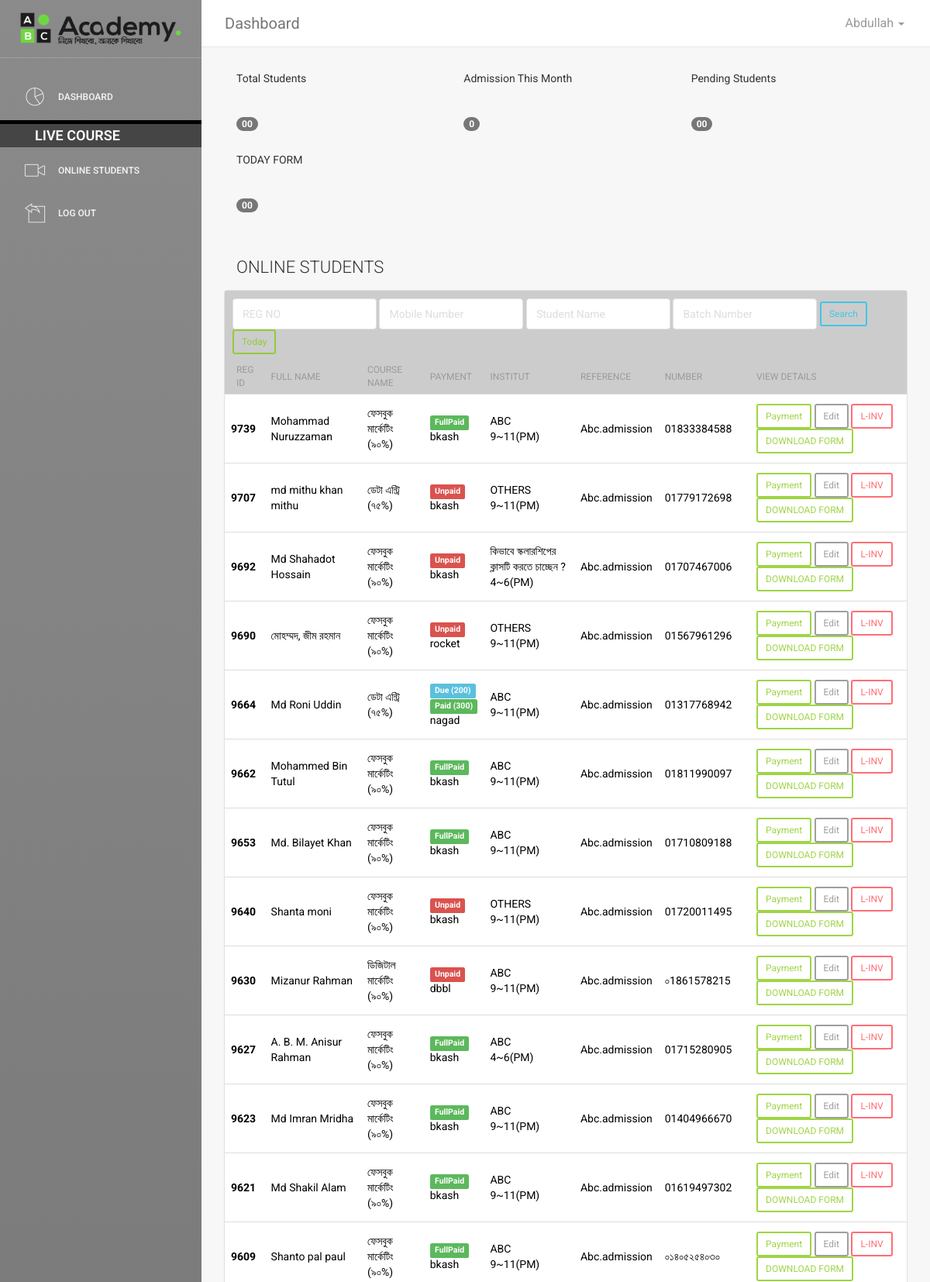
/online-academy/admin/online-students.php (signed in, upper part), run on the app's committed database.
### tables this page shows
CREATE TABLE `staff` (
  `stf_user_id` int(11) NOT NULL,
  `stf_id` varchar(20) NOT NULL,
  `stf_name` text DEFAULT NULL,
  `stf_pass` text DEFAULT NULL,
  `stf_type` int(11) DEFAULT NULL,
  `stf_phone` text DEFAULT NULL,
  `stf_email` text DEFAULT NULL,
  `stf_sex` int(11) DEFAULT NULL,
  `stf_joining_date` text DEFAULT NULL,
  `stf_facebook` text DEFAULT NULL,
  `stf_desiganation` text DEFAULT NULL,
  `stf_online_offline` int(11) NOT NULL,
  `stf_address` text DEFAULT NULL,
  `stf_notes` text DEFAULT NULL,
  `stf_discription` varchar(500) DEFAULT NULL,
  `stf_photo` text DEFAULT NULL
);

CREATE TABLE `online_students` (
  `st_id` int(11) NOT NULL,
  `st_name` text DEFAULT NULL,
  `st_father_name` text DEFAULT NULL,
  `st_mother_name` text DEFAULT NULL,
  `st_email` text DEFAULT NULL,
  `st_phone` text DEFAULT NULL,
  `st_pass` text DEFAULT NULL,
  `st_join_date` text DEFAULT NULL,
  `st_join_day` text DEFAULT NULL,
  `st_join_month` text DEFAULT NULL,
  `st_join_year` text DEFAULT NULL,
  `st_address` text DEFAULT NULL,
  `st_division` text DEFAULT NULL,
  `st_region` text DEFAULT NULL,
  `st_db` text DEFAULT NULL,
  `st_nid` text DEFAULT NULL,
  `st_course_name` text DEFAULT NULL,
  `st_course_duration` text DEFAULT NULL,
  `st_time_shdl` text NOT NULL,
  `st_it_firm` text NOT NULL,
  `st_course_result` int(11) DEFAULT NULL,
  `st_sex` int(11) DEFAULT NULL,
  `st_note` text DEFAULT NULL,
  `st_batch_number` int(11) DEFAULT NULL,
  `st_facebook` text DEFAULT NULL,
  `st_payment_method` text DEFAULT NULL,
  `st_payment_paid` int(11) DEFAULT NULL,
  `st_payment_fullpaid` int(11) DEFAULT NULL,
  `st_payment_status` int(11) DEFAULT NULL,
  `st_payment_invoice` int(11) DEFAULT NULL,
  `st_education` text DEFAULT NULL,
  `st_certificate` text DEFAULT NULL,
  `st_registration_number` int(15) DEFAULT NULL,
  `st_reference_name` text DEFAULT NULL,
  `st_photo` text DEFAULT NULL
);

CREATE TABLE `online_courses` (
  `oc_id` int(11) NOT NULL,
  `oc_name` text DEFAULT NULL,
  `oc_name_short` text DEFAULT NULL,
  `oc_short_discription` varchar(200) DEFAULT NULL,
  `oc_duration` text DEFAULT NULL,
  `oc_orginal_fee` int(11) DEFAULT NULL,
  `oc_discunt_fee` int(11) DEFAULT NULL,
  `oc_discunt_percent` text DEFAULT NULL,
  `oc_date` text DEFAULT NULL,
  `oc_status` int(11) DEFAULT NULL,
  `oc_visibility` int(11) DEFAULT NULL
);

### online-academy/connection.inc.php (called while the page is built, shortened)
<?php
$servername = "localhost";
$username = "abcacademy_usr";
$password = "=*QD@v8!+,Ln";
$dbname = "abcacademy_abcdb";
$con = mysqli_connect($servername, $username, $password, $dbname);
$con->set_charset('utf8');
$day = date('d');
$year = date('Y');
$month =  date('m');
$site_link = 'https://www.abcacademy.net';
	 if(isset($_SESSION['abca_sa_signed_in']) AND $_SESSION['abca_sa_signed_in'] == true)
	{
	$queryv = mysqli_query($con,"SELECT * FROM staff  inner join
	desiganation
	on
	staff.stf_desiganation = desiganation.d_id where stf_id = '{$_SESSION['abca_sa_user_id']}'");
	while ($rowc = mysqli_fetch_array($queryv)) {
	$di_stf_name = $rowc['stf_name'];
	}
	}
	function student_count_author($reference,$command,$sday= '0',$smonth = '0',$syear = '2020'){
	global $con,$day,$month,$year;
if($reference == 'Abc-Acadamy'){$ref = "where st_id > 0";}else {$ref = "where st_reference_name = '".$reference."'";}
	if($command == 'all'){
	$query = mysqli_query($con,"SELECT * FROM online_students {$ref}  AND st_payment_status = '1'");
	$cnt = mysqli_num_rows($query);
	return sprintf('%02d', $cnt);
	}
	if($command == 'today_form'){
	$query = mysqli_query($con,"SELECT * FROM online_students {$ref} AND st_join_day = '".$day."'  AND st_join_month = '".$month."' AND st_join_year = '".$year."'");
	$cnt = mysqli_num_rows($query);
	return sprintf('%02d', $cnt);
	}
	if($command == 'pending_admission'){
	$query = mysqli_query($con,"SELECT * FROM online_students {$ref}  AND st_payment_status = '0'");
	$cnt = mysqli_num_rows($query);
	return sprintf('%02d', $cnt);
	}
	}
?>

### online-academy/admin/online-students.php (the view, shortened to what this page needs)
<?php include('header.php');
    	$page = (int) (!isset($_GET["page"]) ? 1 : $_GET["page"]);
    	$limit = 50;
    	$startpoint = ($page * $limit) - $limit;
$admnb = 'admin';
?>
        <div class="content">
		 <div class="container-fluid">
<div class="card-block">
                                                        <div class="row">
                                                            <div class="col-lg-4 col-xl-3 col-sm-12">
                                                                <div class="badge-box">
                                                                    <div class="sub-title">Total Students
                                                                    </div>
                                                                    <div>
                                                                      <h2>  <label class="badge badge-primary">
																	  <?php echo student_count_author($admnb,'all') ;?>
																	  </label>
                                                                </h2>
                                                                    </div>
                                                                </div>
                                                            </div>
                                                            <div class="col-lg-4 col-xl-3 col-sm-6">
                                                                  <div class="badge-box">
                                                                    <div class="sub-title">Admission This Month
                                                                    </div>
                                                                    <div>
                                                                      <h2>  <label class="badge badge-success">
																	  <?php echo round(get_counselor_amount_collection($admnb,0,'this_month_Collection')/1000);?>
																	  </label>
                                                                </h2>
                                                                    </div>
                                                                </div>
                                                            </div>
                                                            <div class="col-lg-4 col-xl-3 col-sm-6">
                                                                <div class="badge-box">
                                                                    <div class="sub-title">Pending Students
                                                                    </div>
                                                                    <div>
                                                                      <h2>  <label class="badge badge-danger">
																	  <?php echo student_count_author($admnb,'pending_admission') ;?>
																	  </label>
                                                                </h2>
                                                                    </div>
                                                                </div>
                                                            </div>
                                                            <div class="col-lg-4 col-xl-3 col-sm-6">
                                                                  <div class="badge-box">
                                                                    <div class="sub-title">TODAY FORM
                                                                    </div>
                                                                    <div>
                                                                      <h2>  <label class="badge badge-primary">
																	  <?php echo student_count_author($admnb,'today_form') ;?>
																	  </label>
                                                                </h2>
                                                                    </div>
                                                                </div>
                                                            </div>
                                                        </div>
                                                    </div>
                <div class="row">
                    <div class="col-sm-12">
                        <div class="page-title-box">
                            <h4 class="page-title">ONLINE STUDENTS</h4>
                        </div>
                    </div>
                </div>
                <div class="row">
                   <div class="col-12">
                        <div class="card">
                            <div class="card-body">
								    <section>
      <div class="">
	 <div class="" style="color:black;">
	<div class="row p-2 mb-2 m-1" style="background:#ccc; padding-top:10px; padding-left:10px;">
	 <form class="form-inline" method="post" name="searchfrm">
	 <div class="form-group"><input type="text" placeholder="REG NO" name="REG_no" class="form-control"/> </div>
	 <div class="form-group">  <input type="text" placeholder="Mobile Number" name="Mobile"class="form-control"/>
	 <input type="text" placeholder="Student Name" name="Student_Name" class="form-control">
	 <input type="text" placeholder="Batch Number" name="Batch_Number" 	 class="form-control"></div>
	 <input type="submit" name="subserch" class="btn btn-info btn-transparent btn-theme-colored btn-sm" value="Search" />
	 <input type="submit" name="subtodayserch" class="btn btn-success btn-transparent btn-theme-colored btn-sm"  value="Today" />
	 </form>
	 </div>
          <div data-example-id="hoverable-table" class="bs-example">
		  <table class="table table-hover">
		  <thead style="background:#ccc;">
		  <tr> <th>REG ID</th> <th>Full Name</th> <th>Course Name</th> <th>Payment</th> <th>Institut</th><th>Reference</th><th>Number</th> <th>View Details</th></tr> </thead>
		  <tbody>
		<?php
		$Serch_setment = '';
		$setment_today = '';
		$author = $_SESSION['abca_sa_user_id'];
		if($author == 'Abc-Acadamy' OR $author == 'Rahim'  OR $author == 'Fahim' OR $di_stf_desiganation == 11 or $di_stf_desiganation == 7){
		$author_setment = "where st_id > 0";
		}else {$author_setment = "where st_reference_name = '$author'";}
		   $query = mysqli_query($con,"SELECT * FROM online_students INNER JOIN online_courses on online_students.st_course_name = online_courses.oc_id $author_setment  $Serch_setment  $setment_today  order by st_id DESC LIMIT {$startpoint}, {$limit}");
		   while ($row = mysqli_fetch_array($query)) {
$st_payment_paid = $row['st_payment_paid'];
$oc_discunt_fee = $row['oc_discunt_fee'];
$unpaidamount = $oc_discunt_fee-$st_payment_paid;
	echo '<tr>
		  <th scope="row">'.$row ['st_registration_number'].'</th>
		  <td>'.$row ['st_name'].'</td>
		  <td>'.$row ['oc_name'].'</td>
		  <td>';
		 if($row ['st_payment_status']== '1'){
			if($st_payment_paid < $oc_discunt_fee ){
			  echo '<span class="label label-info">Due ('.$unpaidamount .')</span><br><span class="label label-success">Paid ('.$st_payment_paid .')</span>';
			  }else {
				  echo '<span class="label label-success">FullPaid</span>';
			  }
			 }else{
				  echo '<span class="label label-danger">Unpaid</span>';
			  }
		  echo '<br>'.$row ['st_payment_method'].'';
			$time_shdl = str_replace('TO','~',$row ['st_time_shdl']);
			$time_shdl = str_replace('PM','(PM)',$time_shdl);
			$time_shdl = str_replace('AM','(AM)',$time_shdl);
			echo'</td>
		  <td>'.strtoupper($row ['st_it_firm']).'<br>'.$time_shdl.'</td>
		  <td>'.$row ['st_reference_name'].'</td>
		  <td>'.$row ['st_phone'].'</td>
		  <td>
		  ';
		  echo '
		  <a href="'.$site_link.'/admin/edit-invoice.php?st='.$row ['st_id'].'" class="btn btn-success  btn-sm" >Payment</a>
		  <a href="'.$site_link.'/admin/edit-online-student.php?st='.$row ['st_id'].'" class="btn btn-dark btn-transparent btn-theme-colored btn-sm" >Edit</a>
		 <a href="'.$site_link.'/st-invoice.php?inv='.$row ['st_registration_number'].'" class="btn btn-danger btn-transparent btn-theme-colored btn-sm" >L-INV</a>
		 <a href="download-form.php?st='.$row ['st_id'].'" class="btn btn-success btn-sm" >DOWNLOAD FORM</a>
</td>
		  </tr> ';
}
		  ?>
		  </tbody> </table> </div></div>
	 </div>
    </section>
							</div>
                    </div>
                   </div>
             </div>
        </div>
		</div>
<?php include('footer.php') ?>

### online-academy/admin/header.php (shortened to what this page needs)
<?php
require '../connection.inc.php';
?>
<!doctype html>
<html lang="en">
<head>
    <link href="assets/css/bootstrap.min.css" rel="stylesheet" />
    <link href="custom.css" rel="stylesheet" />
    <link href="assets/css/animate.min.css" rel="stylesheet"/>
    <link href="assets/css/light-bootstrap-dashboard.css?v=1.4.0" rel="stylesheet"/>
    <link href="assets/css/demo.css" rel="stylesheet" />
    <link href="http://maxcdn.bootstrapcdn.com/font-awesome/4.2.0/css/font-awesome.min.css" rel="stylesheet">
    <link href="assets/css/pe-icon-7-stroke.css" rel="stylesheet" />
</head>
<body>
<div class="wrapper">
   <?php include('sidebar.php')?>
    <div class="main-panel">
        <nav class="navbar navbar-default navbar-fixed">
            <div class="container-fluid">
                <div class="navbar-header">
                    <a class="navbar-brand" href="#">Dashboard</a>
                </div>
                <div class="collapse navbar-collapse">
                    <ul class="nav navbar-nav navbar-right">
                        <li class="dropdown">
                              <a href="#" class="dropdown-toggle" data-toggle="dropdown">
                                    <p>
										<?php echo $di_stf_name ?>
										<b class="caret"></b>
									</p>
                              </a>
                        </li>
                    </ul>
                </div>
            </div>
        </nav>

### data on the page
staff: stf_name "Abdullah"
online_students: st_registration_number "9739", st_name "Mohammad Nuruzzaman", online_courses.oc_name "ফেসবুক মার্কেটিং (৯০%)", st_payment_status "FullPaid", st_payment_method "bkash", st_it_firm "ABC", st_time_shdl "9~11(PM)", st_reference_name "Abc.admission", st_phone "01833384588"
online_students: st_registration_number "9707", st_name "md mithu khan mithu", online_courses.oc_name "ডেটা এন্ট্রি (৭৫%)", shows "Unpaid", st_payment_method "bkash", st_it_firm "OTHERS", st_time_shdl "9~11(PM)", st_reference_name "Abc.admission", st_phone "01779172698"
online_students: st_registration_number "9692", st_name "Md Shahadot Hossain", online_courses.oc_name "ফেসবুক মার্কেটিং (৯০%)", shows "Unpaid", st_payment_method "bkash", st_it_firm "কিভাবে স্কলারশিপের ক্লাসটি করতে চাচ্ছেন ?", st_time_shdl "4~6(PM)", st_reference_name "Abc.admission", st_phone "01707467006"
online_students: st_registration_number "9690", st_name "মোহম্মদ, জীম রহমান", online_courses.oc_name "ফেসবুক মার্কেটিং (৯০%)", shows "Unpaid", st_payment_method "rocket", st_it_firm "OTHERS", st_time_shdl "9~11(PM)", st_reference_name "Abc.admission", st_phone "01567961296"
online_students: st_registration_number "9664", st_name "Md Roni Uddin", online_courses.oc_name "ডেটা এন্ট্রি (৭৫%)", st_payment_paid.oc_discunt_fee "200", st_payment_paid "300", st_payment_method "nagad", st_it_firm "ABC", st_time_shdl "9~11(PM)", st_reference_name "Abc.admission", st_phone "01317768942"
online_students: st_registration_number "9662", st_name "Mohammed Bin Tutul", online_courses.oc_name "ফেসবুক মার্কেটিং (৯০%)", st_payment_status "FullPaid", st_payment_method "bkash", st_it_firm "ABC", st_time_shdl "9~11(PM)", st_reference_name "Abc.admission", st_phone "01811990097"
online_students: st_registration_number "9653", st_name "Md. Bilayet Khan", online_courses.oc_name "ফেসবুক মার্কেটিং (৯০%)", st_payment_status "FullPaid", st_payment_method "bkash", st_it_firm "ABC", st_time_shdl "9~11(PM)", st_reference_name "Abc.admission", st_phone "01710809188"
online_students: st_registration_number "9640", st_name "Shanta moni", online_courses.oc_name "ফেসবুক মার্কেটিং (৯০%)", shows "Unpaid", st_payment_method "bkash", st_it_firm "OTHERS", st_time_shdl "9~11(PM)", st_reference_name "Abc.admission", st_phone "01720011495"
online_students: st_registration_number "9630", st_name "Mizanur Rahman", online_courses.oc_name "ডিজিটাল মার্কেটিং (৯০%)", shows "Unpaid", st_payment_method "dbbl", st_it_firm "ABC", st_time_shdl "9~11(PM)", st_reference_name "Abc.admission", st_phone "০1861578215"
online_students: st_registration_number "9627", st_name "A. B. M. Anisur Rahman", online_courses.oc_name "ফেসবুক মার্কেটিং (৯০%)", st_payment_status "FullPaid", st_payment_method "bkash", st_it_firm "ABC", st_time_shdl "4~6(PM)", st_reference_name "Abc.admission", st_phone "01715280905"
online_students: st_registration_number "9623", st_name "Md Imran Mridha", online_courses.oc_name "ফেসবুক মার্কেটিং (৯০%)", st_payment_status "FullPaid", st_payment_method "bkash", st_it_firm "ABC", st_time_shdl "9~11(PM)", st_reference_name "Abc.admission", st_phone "01404966670"
online_students: st_registration_number "9621", st_name "Md Shakil Alam", online_courses.oc_name "ফেসবুক মার্কেটিং (৯০%)", st_payment_status "FullPaid", st_payment_method "bkash", st_it_firm "ABC", st_time_shdl "9~11(PM)", st_reference_name "Abc.admission", st_phone "01619497302"
online_students: st_registration_number "9609", st_name "Shanto pal paul", online_courses.oc_name "ফেসবুক মার্কেটিং (৯০%)", st_payment_status "FullPaid", st_payment_method "bkash", st_it_firm "ABC", st_time_shdl "9~11(PM)", st_reference_name "Abc.admission", st_phone "০১৪০৫২৫৪০৩০"

### other printed values
student_count_author($admnb,'all') "00"
get_counselor_amount_collection($admnb,0,'this_month_Collection')/1000 "0"
student_count_author($admnb,'pending_admission') "00"
student_count_author($admnb,'today_form') "00"
